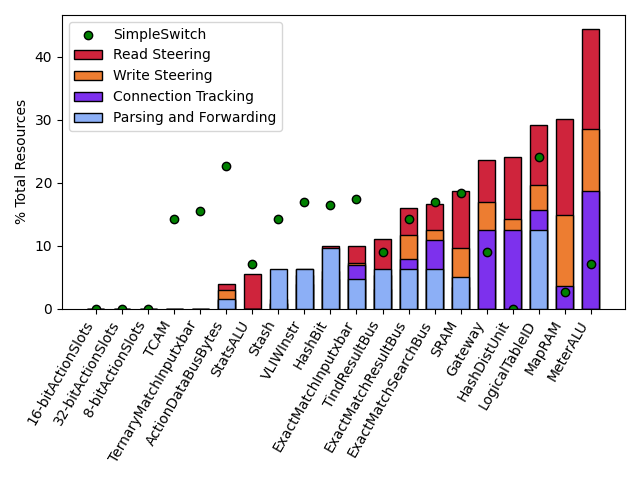

Recreate this plot in Python.
import pandas as pd
import matplotlib.pyplot as plt
import numpy as np
import csv
from textwrap import wrap
from common import *


inputfilename='switch_resources.csv'
# df = pd.read_csv('switch_resources.csv')
# df.set_index('SRAM').plot()

# plt.show()
import csv

with open(inputfilename, newline='') as infh:
    reader = csv.reader(infh)
    i=0
    headers=[]
    labels=[]
    values=[]
    for row in reader:
        if i==0:
            headers=row[1:]
        else:
            labels.append(row[0])
            x=np.array(row[1:])
            x=x.astype(float)
            values.append(x.tolist())
        i=i+1

    #print(headers)
    #print(labels[0])
    #print(values[0])

#remove unwanted fields
#rm_field_list=["TCAM","8-bitActionSlots","16-bitActionSlots","32-bitActionSlots","TernaryMatchInputxbar"]
rm_field_list=[]
for val in rm_field_list:
    rm_index=headers.index(val)
    headers.pop(rm_index)
    for v in values:
        v.pop(rm_index)

#sort lists based on resource utilization
maxes=[]
for i in range(len(values[0])):
    vlist=[]
    for j in range(len(labels)-1):
        vlist.append(values[j][i])
    #print(vlist)
    maxes.append(max(vlist))




_, headers = zip(*sorted(zip(maxes,headers)))
for i in range(len(values)):
    #print(values[i])
    _ , values[i] = zip(*sorted(zip(maxes,values[i])))
    #print(values[i])



fig, ax = plt.subplots()
width = 0.65       # the width of the bars: can also be len(x) sequence

colors=[default_clover_color,connection_color, write_steering_color,read_write_steering_color]


for i in range(len(labels)-2, -1, -1):
    ax.bar(headers, values[i], width, label=labels[i],color=colors[i],edgecolor='k')

#plot the simple switch
i=len(labels)-1

print(headers)
#ax.scatter(headers, values[i], label=labels[i],color="green", markerfacecolor='None', marker="_", markersize=13, alpha=0.9)
ax.scatter(headers, values[i], label=labels[i], marker="o", linewidth=1, edgecolor='k', color="green")

# headers = [ '\n'.join(wrap(l, 10)) for l in headers ]
ax.set_xticks(np.arange(len(headers)))
ax.set_xticklabels(headers,rotation=60, ha='right')
#ax.set_xlabel("Resources")
ax.set_ylabel("% Total Resources")
#ax.set_title("Breakdown of switch resource utilization by swordbox component")
plt.legend()
plt.tight_layout()
save_fig(plt)
